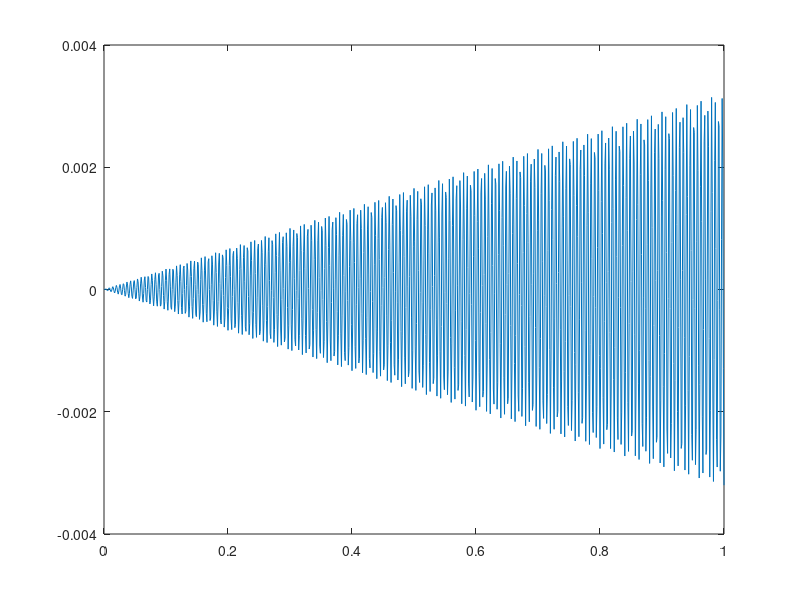

The MATLAB source for this figure:
m = 0.0001; k = 121;

wn = sqrt(k/m);
w = 1099;

typA = 0.75;

a = typA*9.81;

F = m*a;

f0 = F/m;

x0 = 0; v0 = 0;

A = (v0/wn) - (w/wn)*f0/(wn^2-w^2);

t = 0:0.001:1;

x = A.*sin(wn.*t)+x0.*cos(wn.*t)+(f0/(wn^2-w^2)).*sin(w.*t);
plot(t,x);
